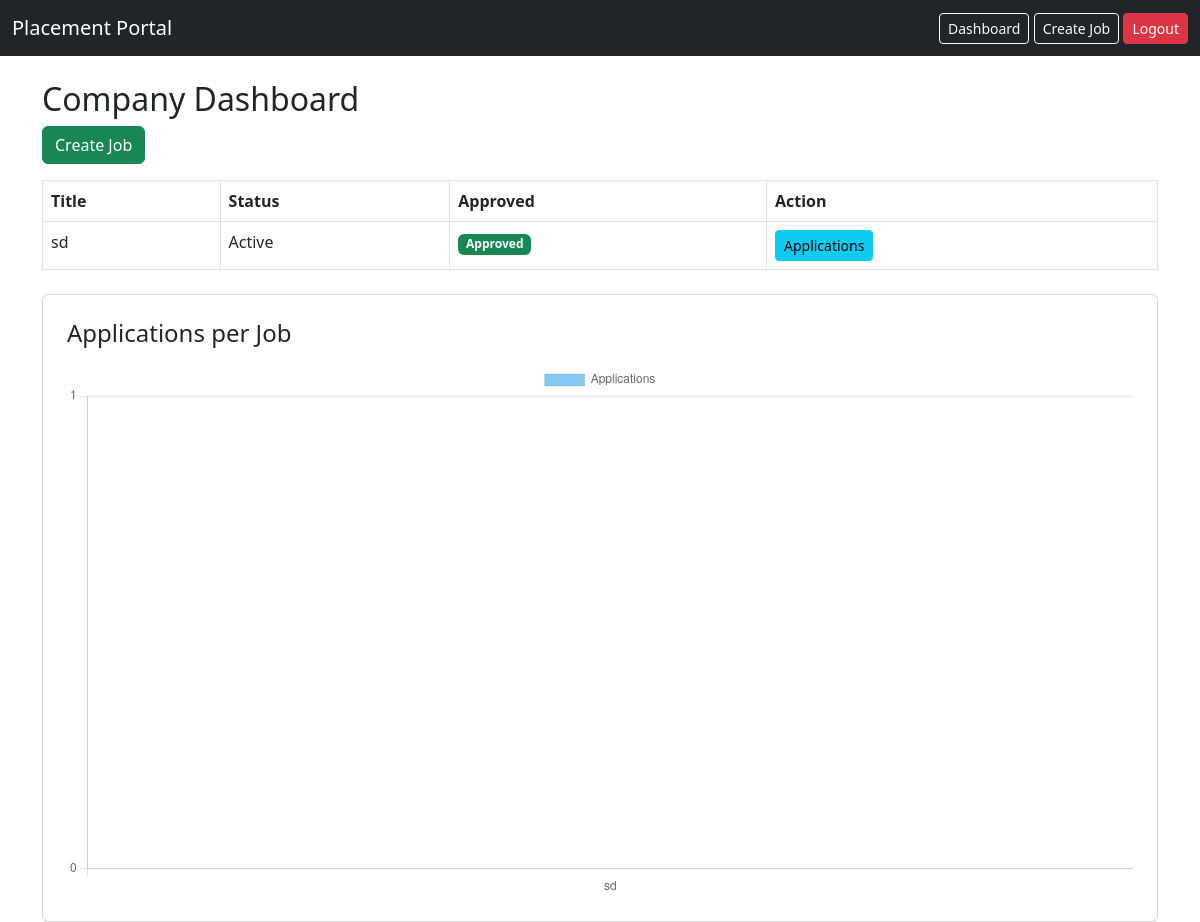
Before: /company/dashboard (signed in) with the older database file.
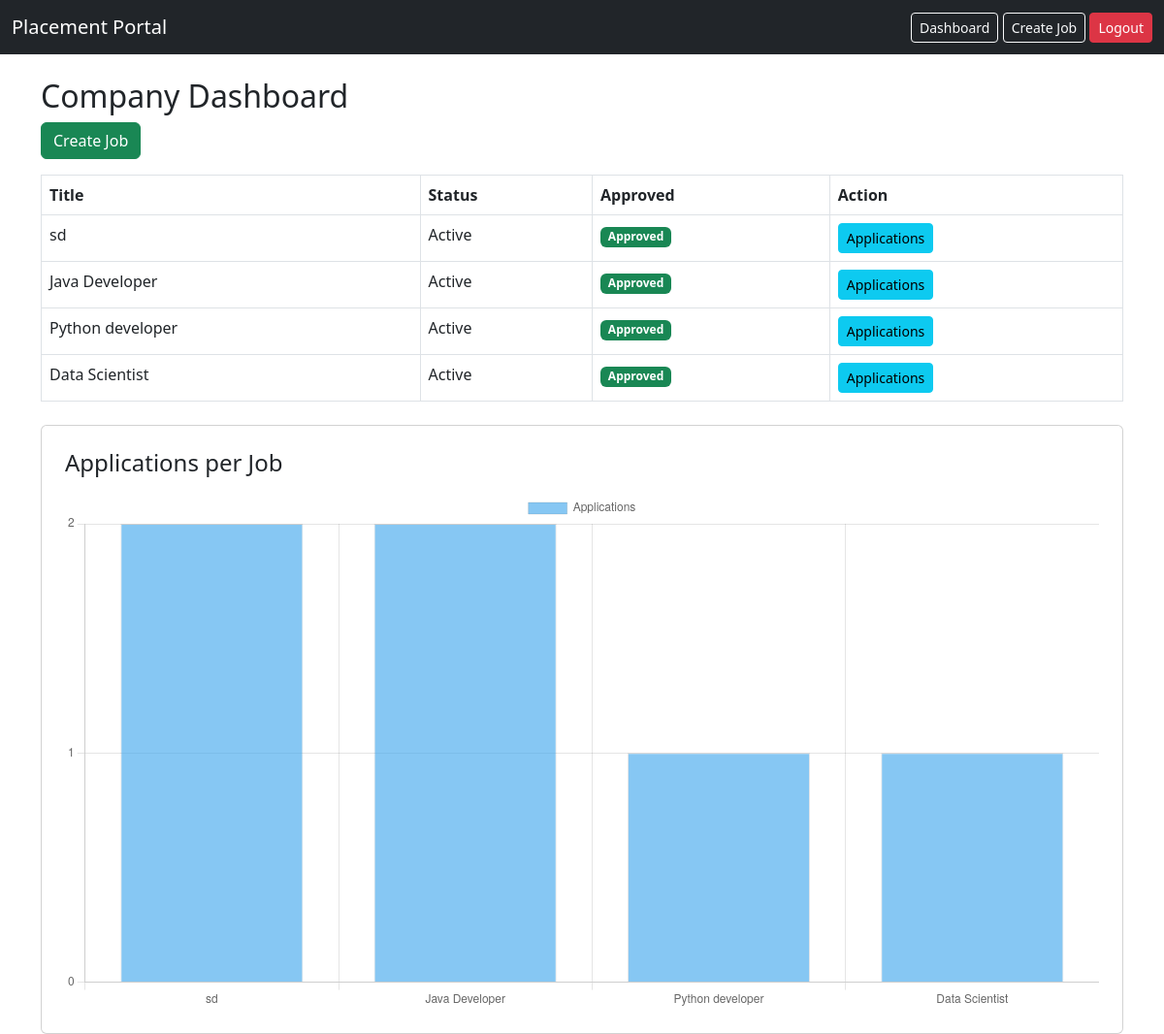
After: the same page with the newer database file.
### models.py (models this page shows)
class Job(db.Model):
    __tablename__ = 'jobs'
    id = db.Column(db.Integer, primary_key=True)
    title = db.Column(db.String(150), nullable=False)
    description = db.Column(db.Text)
    status = db.Column(db.String(50), default='Pending')
    salary = db.Column(db.Integer)
    deadline = db.Column(db.Date)
    skills = db.Column(db.String(200))
    location = db.Column(db.String(200))
    cgpa_cutoff = db.Column(db.Float)
    approved = db.Column(db.Boolean, default=False)
    company_id = db.Column(
        db.Integer,
        db.ForeignKey('companies.id'),
        nullable=False
    )
    applications = db.relationship('Application', backref='job', lazy=True)

### app.py (the view)
@app.route('/company/dashboard')
def company_dashboard():
    if session.get('role') != 'company':
        return redirect(url_for('company_login'))
    company_id = session.get('user_id')
    jobs = Job.query.filter_by(company_id=company_id).all()
    job_titles = []
    application_counts = []
    for job in jobs:
        job_titles.append(job.title)
        count = Application.query.filter_by(job_id=job.id).count()
        application_counts.append(count)
    return render_template(
        'company_dashboard.html',
        jobs=jobs,
        job_titles=job_titles,
        application_counts=application_counts
    )

### templates/company_dashboard.html
{% extends "base.html" %}
{% block content %}
<h2>Company Dashboard</h2>
<a class="btn btn-success mb-3" href="/company/job/create">Create Job</a>
<table class="table table-bordered">
<tr>
    <th>Title</th>
    <th>Status</th>
    <th>Approved</th>
    <th>Action</th>
</tr>
{% for job in jobs %}
<tr>
    <td>{{ job.title }}</td>
    <td>{{ job.status }}</td>
    <td>
        {% if job.approved %}
            <span class="badge bg-success">Approved</span>
        {% else %}
            <span class="badge bg-warning">Pending</span>
        {% endif %}
    </td>
    <td>
        <a class="btn btn-info btn-sm"
           href="/company/job/{{ job.id }}/applications">
           Applications
        </a>
    </td>
</tr>
{% endfor %}
</table>
<div class="card p-4 mt-4">
    <h4 class="mb-3">Applications per Job</h4>
    {% if job_titles %}
        <canvas id="companyChart"></canvas>
    {% else %}
        <p class="text-muted">No jobs posted yet.</p>
    {% endif %}
</div>
{% if job_titles %}
<script>
document.addEventListener('DOMContentLoaded', function () {
    const ctx = document.getElementById('companyChart');
    new Chart(ctx, {
        type: 'bar',
        data: {
            labels: {{ job_titles | tojson }},
            datasets: [{
                label: 'Applications',
                data: {{ application_counts | tojson }},
                backgroundColor: 'rgba(54, 162, 235, 0.6)',
                borderWidth: 1
            }]
        },
        options: {
            responsive: true,
            scales: {
                y: {
                    beginAtZero: true,
                    ticks: {
                        precision: 0   // integers only
                    }
                }
            }
        }
    });
});
</script>
{% endif %}
{% endblock %}

Changed rows visible on the page:
added Job: title "Java Developer", status "Active", approved "Approved"
added Job: title "Python developer", status "Active", approved "Approved"
added Job: title "Data Scientist", status "Active", approved "Approved"
Other visible differences:
chart data {{ job_titles | tojson }}: ["sd"] → ["sd", "Java Developer", "Python developer", "Data Scientist"]
chart data {{ application_counts | tojson }}: [0] → [2, 2, 1, 1]
